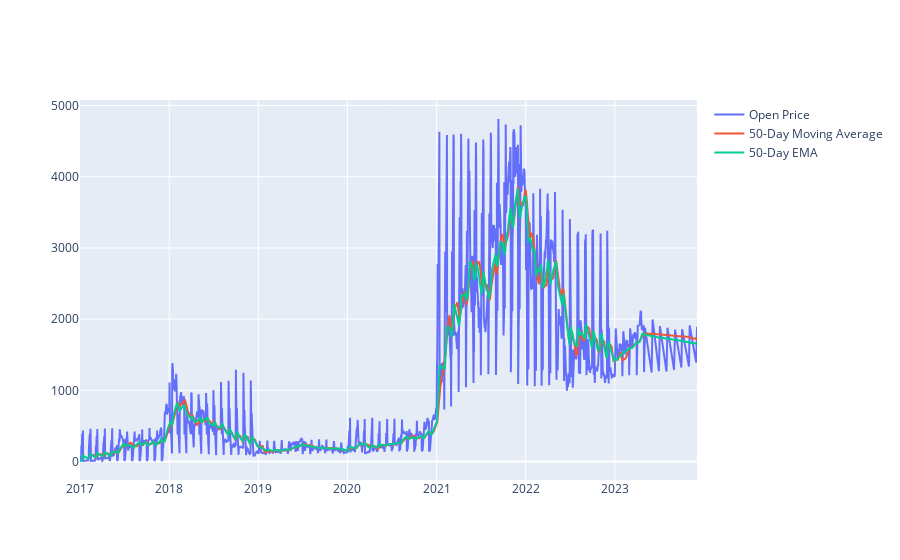

Notebook cell for this chart:
### Code cell
# Calculate Moving Average
window_size = 50  # size of the moving window
df_rates['MA'] = df_rates['open'].rolling(window=window_size).mean()

# Calculate Exponential Moving Average
df_rates['EMA'] = df_rates['open'].ewm(span=window_size, adjust=False).mean()

# Sort the dataframe by date
df_rates = df_rates.sort_values(by='date')  

# Create a plotly graph
fig = go.Figure()

# Add traces
fig.add_trace(go.Scatter(x=df_rates['date'], y=df_rates['open'], mode='lines', name='Open Price'))
fig.add_trace(go.Scatter(x=df_rates['date'], y=df_rates['MA'], mode='lines', name=f'{window_size}-Day Moving Average'))
fig.add_trace(go.Scatter(x=df_rates['date'], y=df_rates['EMA'], mode='lines', name=f'{window_size}-Day EMA'))

# Show the plot
fig.show()

### Figure 1 — Plotly figure (JSON) as saved in the notebook; plotly's stock layout.template omitted (floating-point values rounded to 4 significant figures; data arrays with more than 128 entries replaced by an {"elided": "..."} marker saying what was removed)
{"data": [{"mode": "lines", "name": "Open Price", "type": "scatter", "x": {"elided": "2263 str values"}, "y": {"elided": "2263 float values"}}, {"mode": "lines", "name": "50-Day Moving Average", "type": "scatter", "x": {"elided": "2263 str values"}, "y": {"elided": "2263 float values"}}, {"mode": "lines", "name": "50-Day EMA", "type": "scatter", "x": {"elided": "2263 str values"}, "y": {"elided": "2263 float values"}}], "layout": {}}
